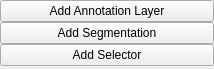
<?xml version="1.0" encoding="UTF-8"?>
<ui version="4.0">
 <class>MainWindow</class>
 <widget class="QMainWindow" name="MainWindow">
  <property name="geometry">
   <rect>
    <x>0</x>
    <y>0</y>
    <width>214</width>
    <height>69</height>
   </rect>
  </property>
  <property name="sizePolicy">
   <sizepolicy hsizetype="MinimumExpanding" vsizetype="MinimumExpanding">
    <horstretch>0</horstretch>
    <verstretch>0</verstretch>
   </sizepolicy>
  </property>
  <property name="windowTitle">
   <string>MainWindow</string>
  </property>
  <widget class="QWidget" name="centralwidget">
   <layout class="QVBoxLayout" name="verticalLayout">
    <property name="spacing">
     <number>0</number>
    </property>
    <property name="leftMargin">
     <number>0</number>
    </property>
    <property name="topMargin">
     <number>0</number>
    </property>
    <property name="rightMargin">
     <number>0</number>
    </property>
    <property name="bottomMargin">
     <number>0</number>
    </property>
    <item>
     <widget class="QPushButton" name="btn_add_layer">
      <property name="text">
       <string>Add Annotation Layer</string>
      </property>
     </widget>
    </item>
    <item>
     <widget class="QPushButton" name="pushButton_3">
      <property name="text">
       <string>Add Segmentation</string>
      </property>
     </widget>
    </item>
    <item>
     <widget class="QPushButton" name="pushButton_4">
      <property name="text">
       <string>Add Selector</string>
      </property>
     </widget>
    </item>
   </layout>
  </widget>
 </widget>
 <resources/>
 <connections/>
</ui>
